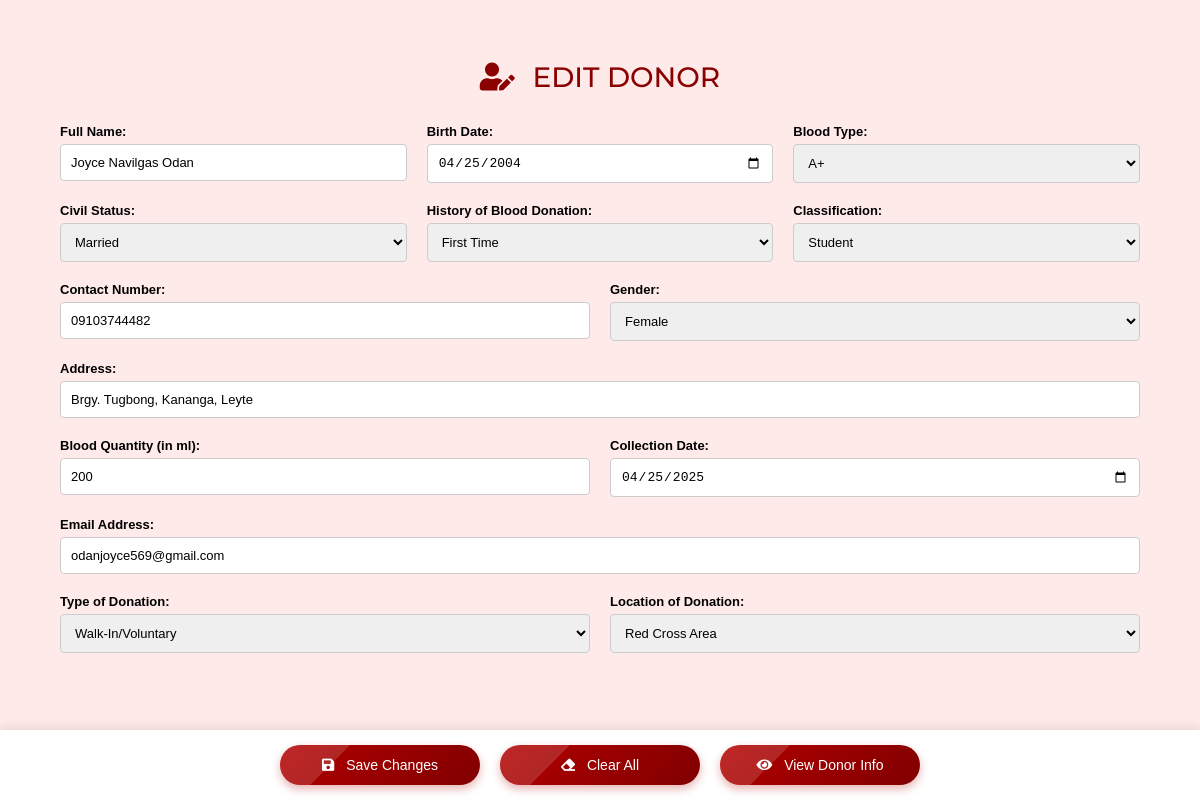
Screenshot of /edit_donor.php?id=1 with the database file from the repository.
### tables this page shows
CREATE TABLE `donors` (
  `id` int(11) NOT NULL,
  `name` varchar(255) NOT NULL,
  `birthdate` date NOT NULL,
  `address` text NOT NULL,
  `blood_type` varchar(5) NOT NULL,
  `civil_status` varchar(20) NOT NULL,
  `donation_history` varchar(50) NOT NULL,
  `classification` varchar(50) NOT NULL,
  `contact_number` varchar(15) NOT NULL,
  `gender` varchar(10) NOT NULL,
  `blood_quantity` int(11) NOT NULL,
  `collection_date` date NOT NULL,
  `email` varchar(255) NOT NULL,
  `donation_type` varchar(50) NOT NULL,
  `donation_location` varchar(100) NOT NULL,
  `age` int(11) NOT NULL,
  `expiry_date` date DEFAULT NULL,
  `donation_date` date DEFAULT NULL,
  `quantity_ml` int(11) DEFAULT 450,
  `blood_quantity_ml` int(11) DEFAULT 450,
  `donation_status` varchar(50) DEFAULT NULL,
  `last_updated` timestamp NOT NULL DEFAULT current_timestamp() ON UPDATE current_timestamp(),
  `contact` varchar(50) DEFAULT NULL,
  `sex` enum('Male','Female','Other') DEFAULT NULL,
  `donation_dates` text DEFAULT NULL,
  `number_of_donations` int(11) DEFAULT 0,
  `status` enum('Active','Inactive','Deferred') DEFAULT NULL,
  `medical_eligibility` text DEFAULT NULL,
  `donation_frequency` varchar(50) DEFAULT NULL
);

### edit_donor.php (the view, shortened to what this page needs)
<?php
$servername = "localhost";
$username = "root";
$password = "";
$dbname = "bdms";
$conn = new mysqli($servername, $username, $password, $dbname);
$id = $_GET['id'] ?? null;
$sql = "SELECT * FROM donors WHERE id = '$id'";
$result = $conn->query($sql);
$row = $result->fetch_assoc();
?>
<!DOCTYPE html>
<html lang="en">
<head>
  <link rel="stylesheet" href="https://cdnjs.cloudflare.com/ajax/libs/font-awesome/5.15.3/css/all.min.css">
</head>
<body>
<h2><i class="fas fa-user-edit"></i> Edit Donor</h2>
<form id="form" method="POST" action="">
  <div class="form-group">
    <label>Full Name:</label>
    <input type="text" name="name" value="<?= $row['name'] ?>" required>
  </div>
  <div class="form-group">
    <label>Birth Date:</label>
    <input type="date" name="birthdate" value="<?= $row['birthdate'] ?>" required>
  </div>
  <div class="form-group">
    <label>Blood Type:</label>
    <select name="blood_type" required>
      <?php
      $types = ['A+','A-','B+','B-','AB+','AB-','O+','O-'];
      foreach ($types as $type) {
        echo "<option value='$type' ".($row['blood_type'] == $type ? 'selected' : '').">$type</option>";
      }
      ?>
    </select>
  </div>
  <div class="form-group">
    <label>Civil Status:</label>
    <select name="civil_status" required>
      <?php
      $statuses = ['Single','Married','Widowed'];
      foreach ($statuses as $status) {
        echo "<option value='$status' ".($row['civil_status'] == $status ? 'selected' : '').">$status</option>";
      }
      ?>
    </select>
  </div>
  <div class="form-group">
    <label>History of Blood Donation:</label>
    <select name="donation_history" required>
      <?php
      $histories = ['First Time','Regular Donor','Occasional Donor'];
      foreach ($histories as $hist) {
        echo "<option value='$hist' ".($row['donation_history'] == $hist ? 'selected' : '').">$hist</option>";
      }
      ?>
    </select>
  </div>
  <div class="form-group">
    <label>Classification:</label>
    <select name="classification" required>
      <?php
      $classifications = ['Student','Staff','Public'];
      foreach ($classifications as $class) {
        echo "<option value='$class' ".($row['classification'] == $class ? 'selected' : '').">$class</option>";
      }
      ?>
    </select>
  </div>
  <div class="form-group-half">
    <label>Contact Number:</label>
    <input type="text" name="contact_number" value="<?= $row['contact_number'] ?>" required>
  </div>
  <div class="form-group-half">
    <label>Gender:</label>
    <select name="gender" required>
      <?php
      $genders = ['Male','Female','Other'];
      foreach ($genders as $g) {
        echo "<option value='$g' ".($row['gender'] == $g ? 'selected' : '').">$g</option>";
      }
      ?>
    </select>
  </div>
  <div class="form-group-full">
    <label>Address:</label>
    <input type="text" name="address" value="<?= $row['address'] ?>" required>
  </div>
  <div class="form-group-half">
    <label>Blood Quantity (in ml):</label>
    <input type="number" name="blood_quantity" value="<?= $row['blood_quantity'] ?>" required>
  </div>
  <div class="form-group-half">
    <label>Collection Date:</label>
    <input type="date" name="collection_date" value="<?= $row['collection_date'] ?>" required>
  </div>
  <div class="form-group-full">
    <label>Email Address:</label>
    <input type="email" name="email" value="<?= $row['email'] ?>" required>
  </div>
  <div class="form-group">
    <label>Type of Donation:</label>
    <select name="donation_type" required>
      <?php
      $types = ['In House','Walk-In/Voluntary','Replacement','Patient-Directed'];
      foreach ($types as $type) {
        echo "<option value='$type' ".($row['donation_type'] == $type ? 'selected' : '').">$type</option>";
      }
      ?>
    </select>
  </div>
  <div class="form-group">
    <label>Location of Donation:</label>
    <select name="donation_location" required>
      <?php
      $locations = ['Red Cross Area','School'];
      foreach ($locations as $loc) {
        echo "<option value='$loc' ".($row['donation_location'] == $loc ? 'selected' : '').">$loc</option>";
      }
      ?>
    </select>
  </div>
</form>
<div class="button-wrapper">
  <button type="submit" form="form"><i class="fas fa-save"></i> Save Changes</button>
  <button type="button" id="clearBtn"><i class="fas fa-eraser"></i> Clear All</button>
  <button type="button" onclick="window.location.href='view_donor.php?id=<?= $id ?>';"><i class="fas fa-eye"></i> View Donor Info</button>
</div>
</body>
</html>

### edit_donor.php (style rules this page uses)
* { box-sizing: border-box; margin: 0; padding: 0; }
body { font-family: Arial, sans-serif; background: #ffeaea; padding: 60px; font-size: 14px; overflow-x: hidden; }
h2 { text-align: center; color: #8b0000; margin-bottom: 30px; font-size: 28px; font-family: 'Montserrat', sans-serif; font-weight: 500; text-transform: uppercase; }
h2 i { margin-right: 10px; }
form { display: flex; flex-wrap: wrap; gap: 20px; }
.form-group, .form-group-half, .form-group-full { display: flex; flex-direction: column; }
.form-group { flex: 1 1 calc(33.333% - 20px); }
.form-group-half { flex: 1 1 calc(50% - 20px); }
.form-group-full { flex: 1 1 100%; }
label { font-weight: bold; margin-bottom: 5px; font-size: 13px; }
input, select { padding: 10px; border: 1px solid #ccc; border-radius: 4px; font-size: 13px; }
.button-wrapper { position: fixed; bottom: 0; left: 0; width: 100%; padding: 15px 0; background-color: #fff; display: flex; justify-content: center; gap: 20px; box-shadow: 0 -2px 10px rgba(0,0,0,0.1); z-index: 1000; }
.button-wrapper button { width: 200px; padding: 12px 25px; background: linear-gradient(135deg, #b30000, #800000); color: #fff; border: none; border-radius: 30px; font-size: 14px; cursor: pointer; font-weight: 500; box-shadow: 0 4px 10px rgba(179, 0, 0, 0.3); transition: all 0.4s ease; position: relative; overflow: hidden; z-index: 1; }
.button-wrapper button::before { content: ""; position: absolute; top: 0; left: -75%; width: 100%; height: 100%; background: rgba(255, 255, 255, 0.15); transform: skewX(-45deg); transition: left 0.5s ease; z-index: 0; }
.button-wrapper button i { margin-right: 8px; }

### rows the page displays
donors: name "Joyce Navilgas Odan", birthdate "04/25/2004", blood_type "A+", civil_status "Married", donation_history "First Time", classification "Student", contact_number "09103744482", gender "Female", address "Brgy. Tugbong, Kananga, Leyte", blood_quantity "200", collection_date "04/25/2025", email "odanjoyce569@gmail.com", donation_type "Walk-In/Voluntary", donation_location "Red Cross Area"
